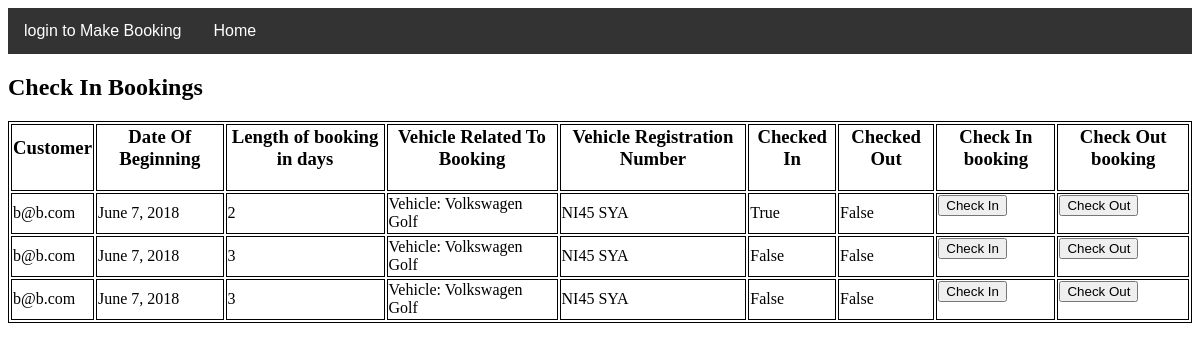
Page /ParkEasy/Staff/Booking_Status/ on the earlier database version.
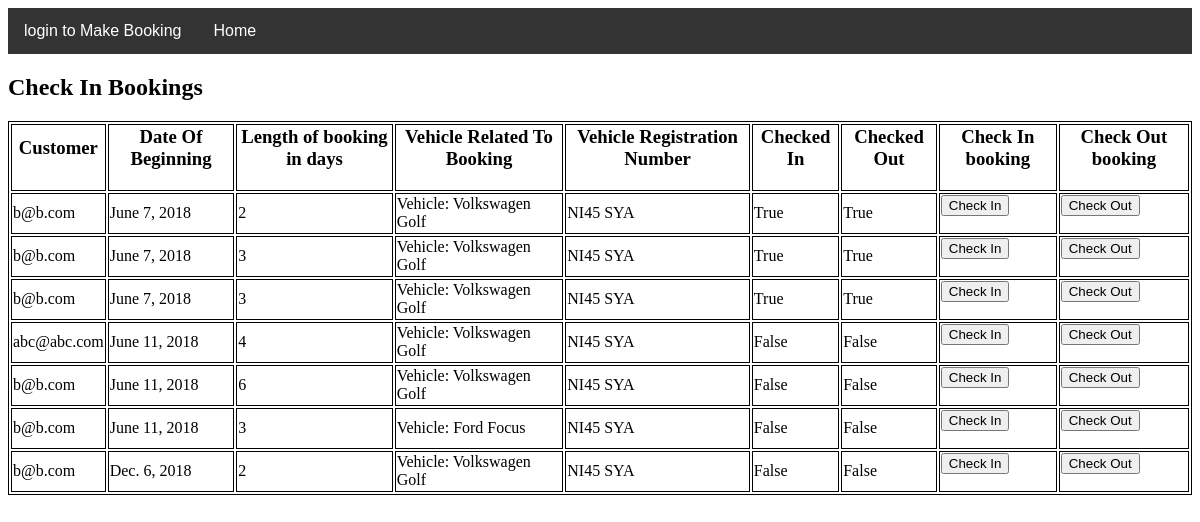
Same page on the later database version.
### ParkEasy/models.py (models this page shows, shortened)
class Booking(models.Model):
    customer = models.ForeignKey(Customer, on_delete=models.CASCADE)
    prices = models.ForeignKey(Prices, on_delete=models.CASCADE, default=1)
    vehicle = models.ForeignKey(Vehicle, on_delete=models.CASCADE)
    departing = models.ForeignKey(Departing, on_delete=models.CASCADE)
    arriving = models.ForeignKey(Arriving, on_delete=models.CASCADE)
    vip = models.BooleanField(default=False)
    valet = models.BooleanField(default=False)
    booking_date = models.DateField(default=timezone.now)
    booking_length = models.IntegerField(default=0)
    checked_in = models.BooleanField(default=False)
    checked_out = models.BooleanField(default=False)
    date_created = models.DateField(default=timezone.now)
    assigned_space = models.BooleanField(default=False)
    refunded = models.BooleanField(default=False)

class Customer(AbstractUser):
    first_name = models.CharField(max_length=30, blank=False)
    last_name = models.CharField(max_length=150, blank=False)
    password = models.CharField(max_length=100, default="")
    email = models.EmailField(max_length=100, default="", unique=True)
    is_staff = models.BooleanField(
        default=False,
        help_text='Designates whether the user can log into this site.',
    )
    address_line1 = models.CharField(max_length=100)
    address_line2 = models.CharField(max_length=100)
    postcode_regex = RegexValidator(regex=r'([Gg][Ii][Rr] 0[Aa]{2})|((([A-Za-z][0-9]{1,2})|'
                                          r'(([A-Za-z][A-Ha-hJ-Yj-y][0-9]{1,2})|(([A-Za-z][0-9][A-Za-z])|([A-Za-z]'
                                          r'[A-Ha-hJ-Yj-y][0-9]?[A-Za-z]))))\s?[0-9][A-Za-z]{2})',
                                    message="postcode must be a valid uk postcode")
    postcode = models.CharField(max_length=16, validators=[postcode_regex])
    tel_no_regex = RegexValidator(regex=r'^\+?l?\d{9,15}$',
                                  message="Phone number must be entered in the format: '+999999999'. Up to 15 digits "
                                          "allowed.")
    tel_no = models.CharField(validators=[tel_no_regex], max_length=17)
    username = None
    USERNAME_FIELD = 'email'
    REQUIRED_FIELDS = []
    objects = UserManager()
    def get_username(self):
        return self.email

class Vehicle(models.Model):
    reg_no_regex = RegexValidator(regex=r'^[A-Z]{2}[0-9]{2} [A-Z]{3}$',
                                  message="Registration must be entered in the format: 'AB12 CDE'.",
                                  code='invalid_registration')
    reg_no = models.CharField(max_length=8, validators=[reg_no_regex])
    make = models.CharField(max_length=64)
    manufacturer = models.CharField(max_length=64)
    def __str__(self):
        return 'Vehicle: ' + self.manufacturer + ' ' + self.make

### ParkEasy/views.py (the view)
# urls.py: path('Staff/Booking_Status/', check_in_page, name="booking-status"),
def check_in_page(request):
    query_results = Booking.objects.filter(refunded=False)
    context = {"query_results": query_results}
    return render(request, 'Staff/Check_In.html', context)

### ParkEasy/templatetags/has_group.py (called while the page is built)
@register.filter(name='has_group')
def has_group(user, group_name):
    group = Group.objects.get(name=group_name)
    return group in user.groups.all()

### templates/Staff/Check_In.html (shortened to what this page needs)
{% extends 'base.html' %}
{% load static %}
{% block content %}
  <h2>Check In Bookings</h2>
  <p>
    <table>
        <tr>
            <th><h3>Customer</h3></th>
            <th><h3>Date Of Beginning</h3></th>
            <th><h3>Length of booking in days</h3></th>
            <th><h3>Vehicle Related To Booking</h3></th>
            <th><h3>Vehicle Registration Number</h3></th>
            <th><h3>Checked In</h3></th>
            <th><h3>Checked Out</h3></th>
            <th><h3>Check In booking</h3></th>
            <th><h3>Check Out booking</h3></th>
        </tr>
 {% for item in query_results %}
        <tr>
            <td>
                {{ item.customer }}
            </td>
            <td>
                {{ item.booking_date }}
            </td>
            <td>
                {{ item.booking_length }}
            </td>
            <td>
                {{ item.vehicle }}
            </td>
            <td>
                {{ item.vehicle.reg_no }}
            </td>
            <td>
                {{ item.checked_in }}
            </td>
            <td>
                {{ item.checked_out }}
            </td>
            <td>
            <form action = "{% url 'check-in' id=item.id %}" method = "POST">
                <input type="submit" name="check-in" formmethod="post" Value="Check In">
            </form>
            </td>
            <td>
                <form action = "{% url 'check-out' id=item.id %}" method = "POST">
                    <input type="submit" name="check-out" formmethod="post" Value="Check Out">
                </form>
            </td>
{% endfor %}
        </tr>
</table>
</p>
{% endblock %}

### templates/base.html (shortened to what this page needs)
{% load static %}
{% load has_group %}
<link rel="stylesheet" type="text/css" href="{% static 'style.css' %}"/>
<html>
<head>
</head>
<body>
<div class="navbar">
    {% if user.is_authenticated %}
        <a href="{% url 'booking' %}">Make Booking</a>
    {% else %}
        <a href="{% url 'login' %}">login to Make Booking</a>
    {% endif %}
    <a href="{% url 'home' %}">Home</a>
    <div class="dropdown" style="float:right;">
        <button class="dropbtn">{{ request.user.email }}
        </button>
    </div>
</div>
{% block content %}
{% endblock content %}
</body>
</html>

### ParkEasy/static/style.css (style rules this page uses)
.navbar { overflow: hidden; background-color: #333; font-family: Arial; }
.navbar a { float: left; font-size: 16px; color: white; text-align: center; padding: 14px 16px; text-decoration: none; }
.dropdown { float: left; overflow: hidden; }
.dropdown .dropbtn { font-size: 16px; border: none; outline: none; color: white; padding: 14px 16px; background-color: inherit; font-family: inherit; margin: 0; }
table, th, td { border: 1px solid black; }

Differences in the rows shown:
changed Booking (number 1 of 7 on the later page): checked_out "False" → "True"
changed Booking (number 2 of 7 on the later page): checked_in "False" → "True"; checked_out "False" → "True"
changed Booking (number 3 of 7 on the later page): checked_in "False" → "True"; checked_out "False" → "True"
added Booking: customer "abc@abc.com", booking_date "June 11, 2018", booking_length "4", vehicle "Vehicle: Volkswagen Golf", vehicle.reg_no "NI45 SYA", checked_in "False", checked_out "False"
added Booking: customer "b@b.com", booking_date "June 11, 2018", booking_length "6", vehicle "Vehicle: Volkswagen Golf", vehicle.reg_no "NI45 SYA", checked_in "False", checked_out "False"
added Booking: customer "b@b.com", booking_date "June 11, 2018", booking_length "3", vehicle "Vehicle: Ford Focus", vehicle.reg_no "NI45 SYA", checked_in "False", checked_out "False"
added Booking: customer "b@b.com", booking_date "Dec. 6, 2018", booking_length "2", vehicle "Vehicle: Volkswagen Golf", vehicle.reg_no "NI45 SYA", checked_in "False", checked_out "False"
